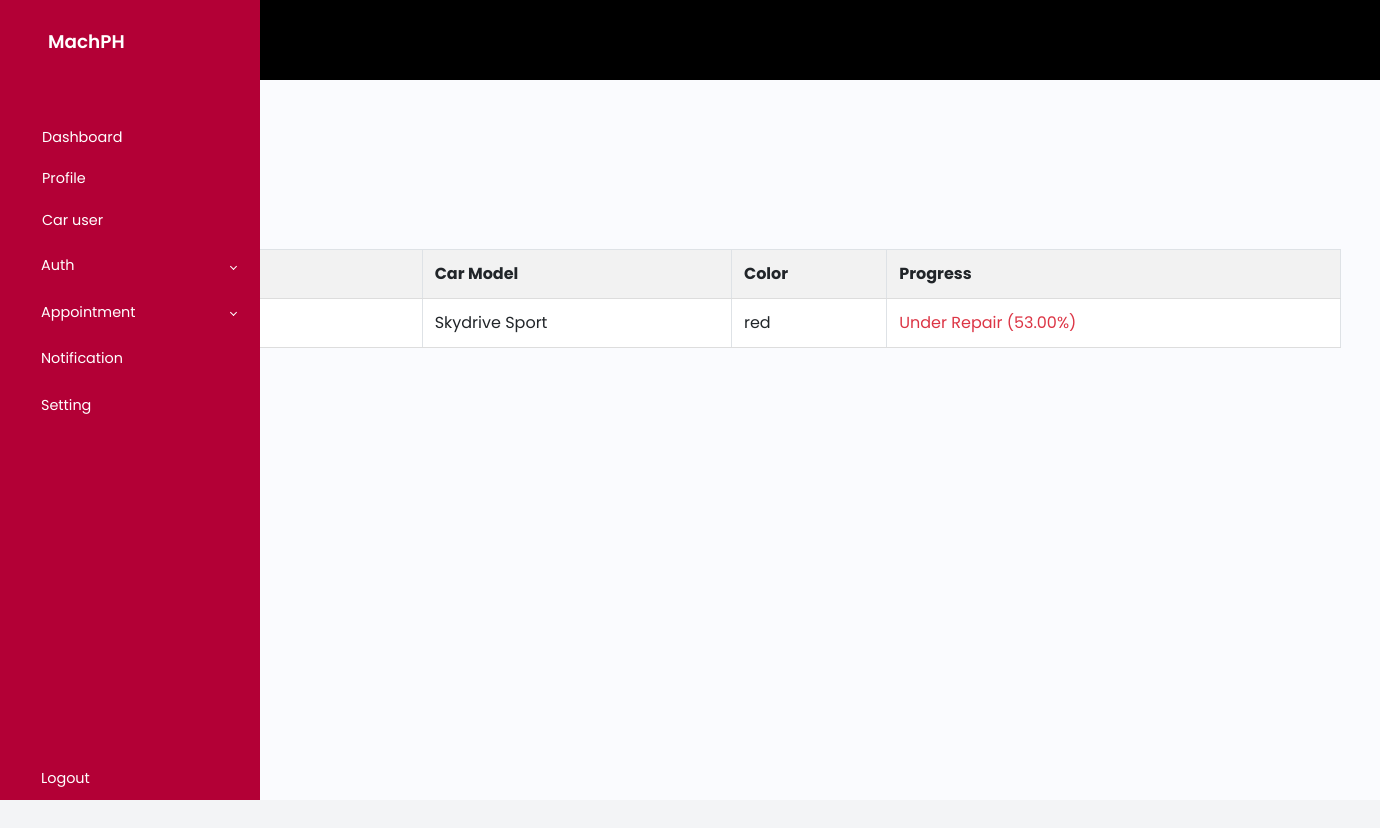
/vehicleuser.php (signed in), run on an earlier commit of the app's database.
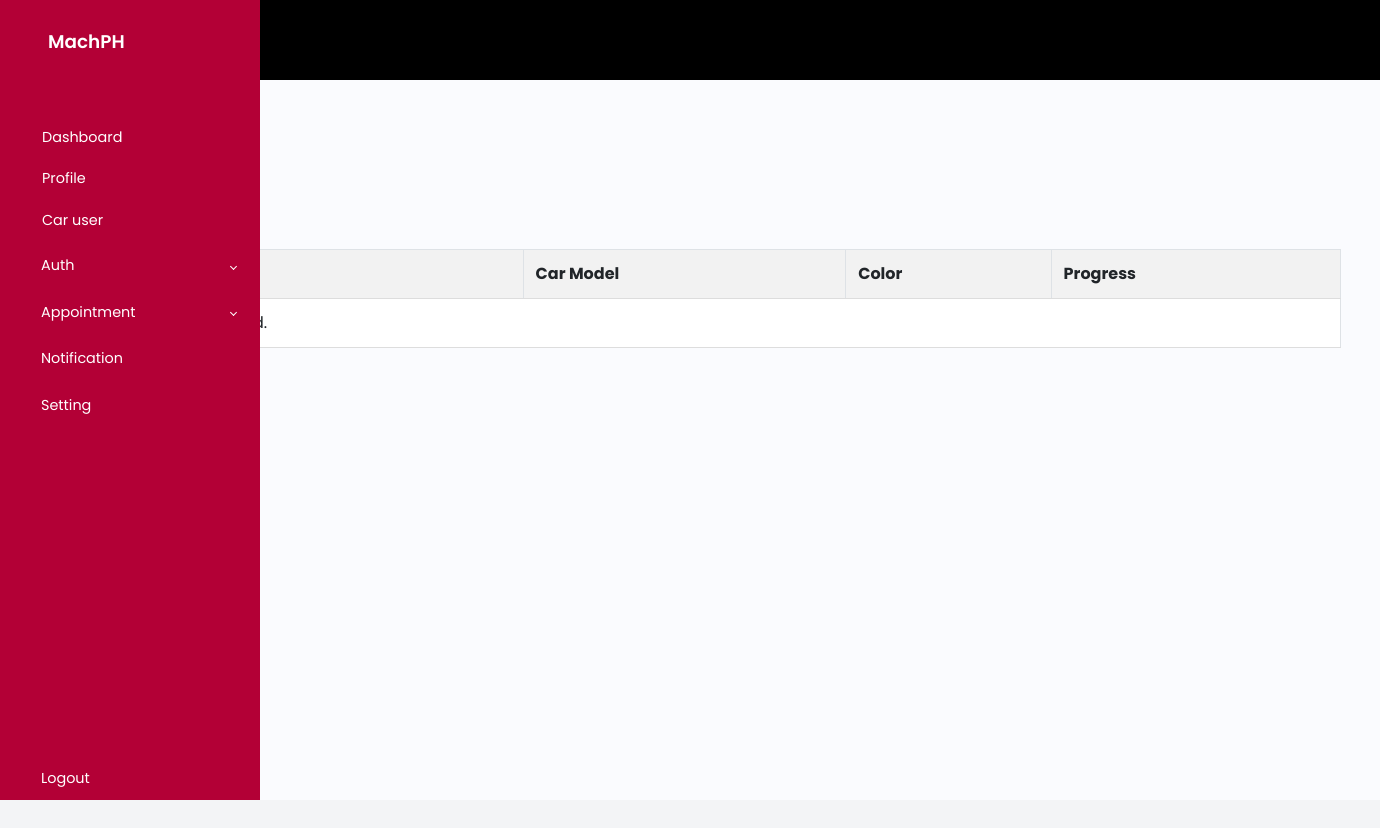
And on a later commit of the database.
### tables this page shows
CREATE TABLE `car` (
  `car_id` int(11) NOT NULL,
  `plateno` varchar(20) DEFAULT NULL,
  `carmodel` varchar(50) DEFAULT NULL,
  `year` int(11) DEFAULT NULL,
  `bodyno` varchar(50) DEFAULT NULL,
  `enginecc` int(11) DEFAULT NULL,
  `gas` varchar(20) DEFAULT NULL,
  `user_id` int(11) DEFAULT NULL,
  `created_at` timestamp NOT NULL DEFAULT current_timestamp(),
  `manufacturer_id` int(11) DEFAULT NULL,
  `added_at` timestamp NOT NULL DEFAULT current_timestamp(),
  `color` varchar(50) DEFAULT NULL,
  `companyid` int(11) DEFAULT NULL
);

### vehicleuser.php (the view, shortened to what this page needs)
<?php
include 'config.php';
$user_id = $_SESSION['user_id'];
$query = "SELECT manufacturer.name AS manuname, car.carmodel, car.color, car.car_id, MAX(accomplishtask.progress_percentage) AS progress_percentage
          FROM car
          LEFT JOIN accomplishtask ON car.car_id = accomplishtask.car_id
          LEFT JOIN manufacturer ON car.manufacturer_id = manufacturer.id
          WHERE car.user_id = $user_id
          GROUP BY car.car_id";
$result = mysqli_query($conn, $query);
?>
<!DOCTYPE html>
<html lang="en">
<head>
    <link href="https://cdn.jsdelivr.net/npm/bootstrap@5.3.0-alpha3/dist/css/bootstrap.min.css" rel="stylesheet"
>
    <link href="https://cdn.jsdelivr.net/npm/tailwindcss@2.2.19/dist/tailwind.min.css" rel="stylesheet">
    <link rel="stylesheet" href="css/nav.css">
    <link rel="stylesheet" href="css/home.css">
    <link rel="stylesheet" href="https://unpkg.com/swiper/swiper-bundle.min.css"/>
    <link rel="stylesheet" href="css/home-second.css">
    <link rel="stylesheet" href="css/carusers.css">
</head>
<body class="bg-gray-100">
    <nav class="fixed w-full h-20 bg-black flex justify-between items-center px-4 text-gray-100 font-medium">
    </nav>
    <div class="wrapper">
        <aside id="sidebar">
            <div class="d-flex">
                <button class="toggle-btn" type="button">
                </button>
                <div class="sidebar-logo">
                    <a href="home.php">MachPH</a>
                </div>
            </div>
            <ul class="sidebar-nav">
            <li class="sidebar-item">
                <a href="home.php" class="sidebar-link">
                    <span class="active" style="margin-left: 13px;">Dashboard</span>
                </a>
            </li>
            <li class="sidebar-item">
                <a href="profile.php" class="sidebar-link">
                    <span style="margin-left: 13px;">Profile</span>
                </a>
            </li>
            <li class="sidebar-item">
                <a href="carusers.php" class="sidebar-link">
                    <span style="margin-left: 13px;">Car user</span>
                </a>
            </li>
            <li class="sidebar-item">
                <a href="#" class="sidebar-link collapsed has-dropdown" data-bs-toggle="collapse"
                    data-bs-target="#auth" aria-expanded="false" aria-controls="auth">
                    <span>Auth</span>
                </a>
            </li>
            <li class="sidebar-item">
                <a href="#" class="sidebar-link collapsed has-dropdown" data-bs-toggle="collapse"
                    data-bs-target="#multi" aria-expanded="false" aria-controls="multi">
                    <span>Appointment</span>
                </a>
            </li>
            <li class="sidebar-item">
                <a href="#" class="sidebar-link">
                    <span>Notification</span>
                </a>
            </li>
            <li class="sidebar-item">
                <a href="#" class="sidebar-link">
                    <span>Setting</span>
                </a>
            </li>
        </ul>
        <div class="sidebar-footer">
            <a href="index.php" target="_blanck" class="sidebar-link">
                <span>Logout</span>
            </a>
        </div>
    </aside>
    <div class="main p-3">
    </div>
    </div>
    <section class="absolute top-20 left-20 h-screen" style="width: 1290px;">
        <div class="container" style="margin-top: 5px;">
        <br>
        <h1>Welcome to <?php echo isset($company_info['companyname']) ? $company_info['companyname'] : ''; ?></h1>
        <br>
        <div class="container mt-5">
        <h2>User Vehicles</h2>
        <table class="table table-bordered">
            <thead>
                <tr>
                    <th>Manufacturer</th>
                    <th>Car Model</th>
                    <th>Color</th>
                    <th>Progress</th>
                </tr>
            </thead>
            <tbody>
                <?php
                if (mysqli_num_rows($result) > 0) {
                    while ($row = mysqli_fetch_assoc($result)) {
                        $progressColor = '';
                        $progressStatus = '';
                        if ($row['progress_percentage'] <= 0) {
                            $progressColor = 'text-info';
                            $progressStatus = 'No Progress';
                        } elseif ($row['progress_percentage'] < 80) {
                            $progressColor = 'text-danger';
                            $progressStatus = 'Under Repair';
                        } elseif ($row['progress_percentage'] < 100) {
                            $progressColor = 'text-warning';
                            $progressStatus = 'Almost Done';
                        } else {
                            $progressColor = 'text-success';
                            $progressStatus = 'Done';
                        }
                        $additionalInfo = "";
                        $car_id = $row['car_id'];
                        $queryAdditional = "SELECT nameprogress, progressing, progressingpercentage
                                            FROM accomplishtask
                                            WHERE car_id = $car_id";
                        $resultAdditional = mysqli_query($conn, $queryAdditional);
                        if ($resultAdditional) {
                            while ($info = mysqli_fetch_assoc($resultAdditional)) {
                                $additionalInfo .= "<strong>{$info['nameprogress']}</strong>: {$info['progressing']} ({$info['progressingpercentage']})<br>";
                            }
                        }
                        echo "<tr>";
                        echo "<td>{$row['manuname']}</td>";
                        echo "<td>{$row['carmodel']}</td>";
                        echo "<td>{$row['color']}</td>";
                        echo "<td class='$progressColor' onclick='toggleDetails(this)' data-details='$additionalInfo'>$progressStatus ({$row['progress_percentage']}%)</td>";
                        echo "</tr>";
                    }
                } else {
                    echo "<tr><td colspan='4'>No vehicles found.</td></tr>";
                }
                ?>
            </tbody>
        </table>
        </div>
        </div>
    </section>
</body>
</html>

### css/nav.css (style rules this page uses)
a { text-decoration: none; }
li { list-style: none; }
h1 { font-weight: 600; font-size: 1.5rem; }
body { font-family: 'Poppins', sans-serif; }
.wrapper { display: flex; }
.main { min-height: 100vh; width: 100%; overflow: hidden; transition: all 0.35s ease-in-out; background-color: #fafbfe; }
#sidebar { width: 70px; min-width: 70px; z-index: 1000; transition: all .25s ease-in-out; background-color: #b30036; display: flex; flex-direction: column; }
#sidebar.expand { width: 260px; min-width: 260px; }
.toggle-btn { background-color: transparent; cursor: pointer; border: 0; padding: 1rem 1.5rem; }
.sidebar-logo { margin: auto 0; }
.sidebar-logo a { color: #FFF; font-size: 1.15rem; font-weight: 600; }
.sidebar-nav { padding: 2rem 0; flex: 1 1 auto; }
a.sidebar-link { padding: .625rem 1.625rem; color: #FFF; display: block; font-size: 0.9rem; white-space: nowrap; border-left: 3px solid transparent; }
.sidebar-item { position: relative; }
#sidebar.expand .sidebar-link[data-bs-toggle="collapse"]::after { border: solid; border-width: 0 .075rem .075rem 0; content: ""; display: inline-block; padding: 2px; position: absolute; right: 1.5rem; top: 1.4rem; transform: rotate(-135deg); transition: all .2s ease-out; }
#sidebar.expand .sidebar-link[data-bs-toggle="collapse"].collapsed::after { transform: rotate(45deg); transition: all .2s ease-out; }

### css/home.css (style rules this page uses)
* { padding: 0; margin: 0; box-sizing: border-box; font-family: 'Poppins', 'Quicksand'; }

### css/home-second.css (style rules this page uses)
* { box-sizing: border-box; margin: 0; padding: 0; font-family: 'poppins'; }

### css/carusers.css (style rules this page uses)
* { padding: 0; margin: 0; box-sizing: border-box; font-family: 'Poppins', 'Quicksand'; }
.container { margin-top: -300px; }
.table { width: 100%; border-collapse: collapse; margin-top: 20px; margin-bottom: 150px; }
.table th, .table td { padding: 12px; text-align: left; border-bottom: 1px solid #ddd; }
.table th { background-color: #f2f2f2; }

What changed in the data, as far as the page shows it:
removed car: carmodel "Skydrive Sport", color "red", progressStatus "Under Repair", progress_percentage "53.00"
